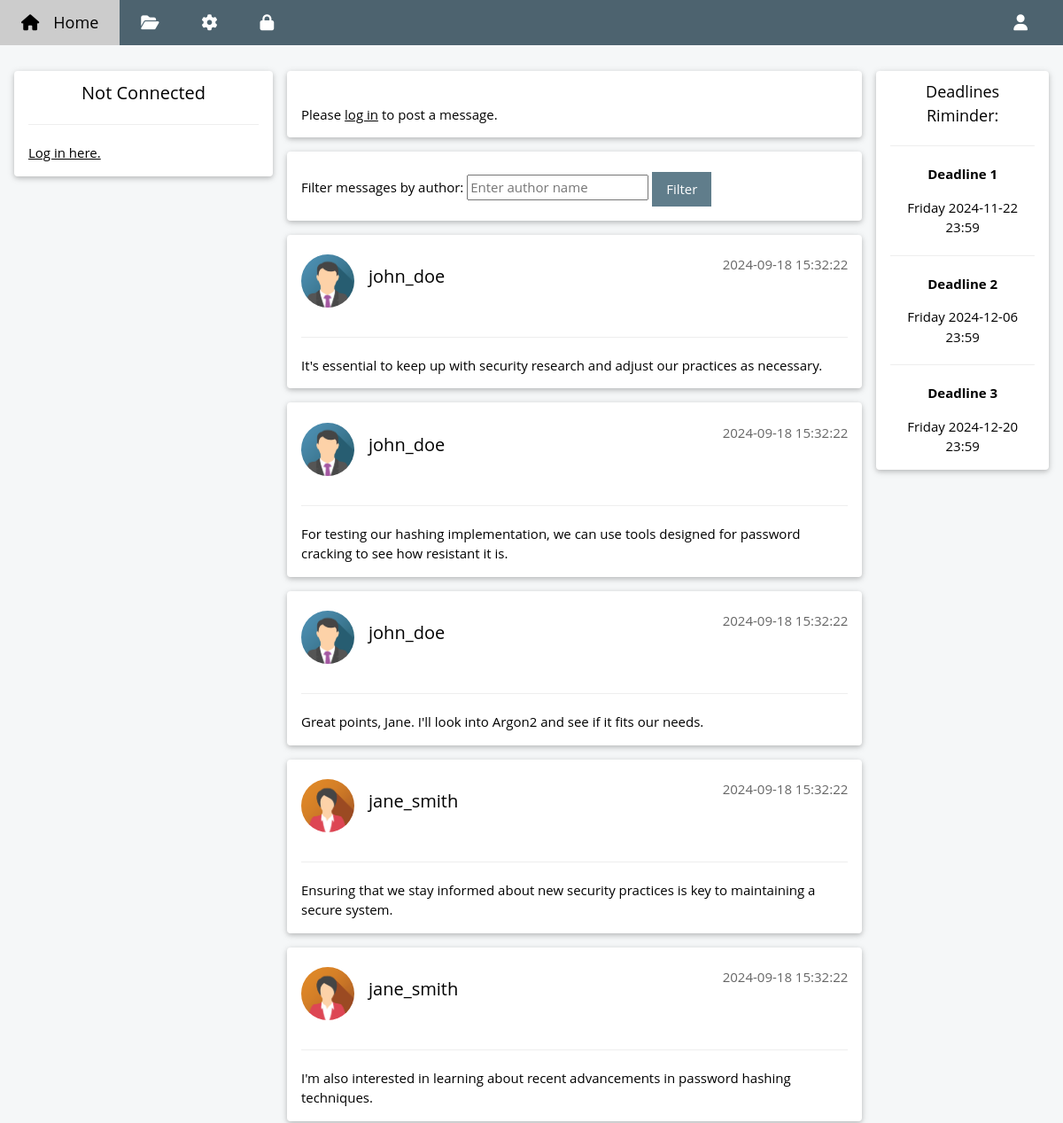
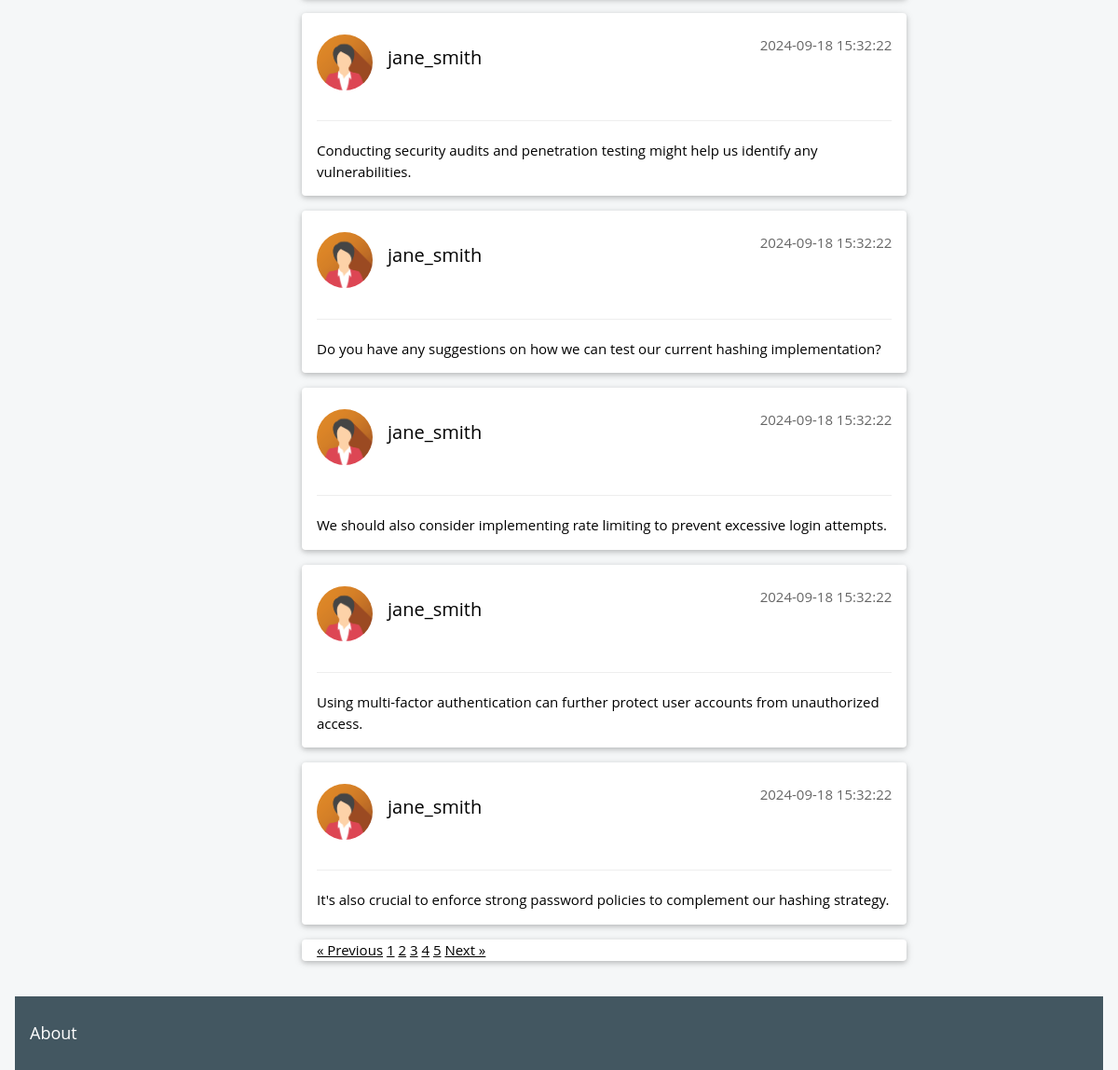
The page /index.php?page=3&limit=10 on the database its author committed (2 pictures, top to bottom).
### tables this page shows
CREATE TABLE `messages` (
  `id` int(11) NOT NULL,
  `authorid` int(11) NOT NULL,
  `content` text NOT NULL,
  `date` datetime DEFAULT CURRENT_TIMESTAMP
);

CREATE TABLE `userinfos` (
  `userid` int(11) NOT NULL,
  `birthdate` date DEFAULT NULL,
  `location` varchar(100) DEFAULT NULL,
  `bio` text,
  `avatar` varchar(100) NOT NULL
);

CREATE TABLE `users` (
  `id` int(11) NOT NULL,
  `login` varchar(50) NOT NULL,
  `email` varchar(100) NOT NULL,
  `pwhash` varchar(255) NOT NULL
);

### web/message_board.php (the view, shortened to what this page needs)
<?php
	include 'db_connect.php';
	$limit = isset($_GET['limit']) ? $_GET['limit'] : 10;
	$page = isset($_GET['page']) ? $_GET['page'] : 1;
	$offset = ($page - 1) * $limit;
	if(isset($_GET['filter']) && strlen($_GET['filter']) > 0) {
		$sql2 = "SELECT m.id, m.content, m.date, u.login, i.avatar FROM messages m JOIN users u ON m.authorid = u.id JOIN userinfos i ON u.id = i.userid WHERE u.login='" . $_GET['filter'] . "' ORDER BY date DESC, id DESC LIMIT " . $limit . " OFFSET " . $offset . "";
	} else {
		$sql2 = "SELECT m.id, m.content, m.date, u.login, i.avatar FROM messages m JOIN users u ON m.authorid = u.id JOIN userinfos i ON u.id = i.userid ORDER BY date DESC, id DESC LIMIT " . $limit . " OFFSET " . $offset . "";
	}
	$result = $conn->query($sql2);
	$messages = [];
	if ($result->num_rows > 0) {
		  while($row = $result->fetch_assoc()) {
		      $messages[] = $row;
		  }
	} else {
		  echo "No messages found.";
	}
	$result = $conn->query("SELECT COUNT(*) as total FROM messages");
	$row = $result->fetch_assoc();
	$totalMessages = $row['total'];
	$totalPages = ceil($totalMessages / $limit);
?>
<?php if (isset($_SESSION['user_id'])): ?>
		<div class="w3-container w3-card w3-white w3-round w3-margin-right w3-margin-left w3-margin-bottom"><br>
  		<form action="index.php" method="post">
			  <h6 class="w3-opacity">Publish a message on the public board:</h6>
			  <textarea name="content" contenteditable="true" class="w3-border w3-padding"  style="width: 100%; box-sizing: border-box;" required>Your message.</textarea><br />
			  <div class="w3-margin"></div>
			  <button type="submit" class="w3-button w3-theme w3-padding"><i class="fa fa-pencil"></i>  Post</button>
			  <div class="w3-margin"></div>
  		</form>
    </div>
<?php else: ?>
		<div class="w3-container w3-card w3-white w3-round w3-margin-right w3-margin-left w3-margin-bottom"><br>
			<p>Please <a href="connexion.php">log in</a> to post a message.</p>
		</div>
<?php endif; ?>
		<div class="w3-container w3-card w3-white w3-round w3-margin"><br>
			<form action="index.php" method="GET">
		      <label for="filter">Filter messages by author:</label>
		      <input type="text" id="filter" name="filter" placeholder="Enter author name">
		      <button type="submit" class="w3-button w3-theme w3-padding">Filter</button>
		  </form>
    </div>
<?php foreach ($messages as $msg): ?>
		<div class="w3-container w3-card w3-white w3-round w3-margin"><br>
					<img src="<?php echo $msg['avatar']; ?>" alt="Avatar" class="w3-left w3-circle w3-margin-right" style="width:60px">
					<span class="w3-right w3-opacity"><?php echo htmlspecialchars($msg['date']); ?></span>
					<h4><?php echo htmlspecialchars($msg['login']); ?></h4><br>
					<hr class="w3-clear">
					<p>
        		<?php echo $msg['content']; ?>
        	</p>
    </div>
<?php endforeach; ?>
<div class="w3-container w3-card w3-white w3-round w3-margin">
    <?php if ($page > 1): ?>
        <a href="index.php?page=<?php echo $page - 1; ?>&limit=10">&laquo; Previous</a>
    <?php endif; ?>
    <?php for ($i = 1; $i <= $totalPages; $i++): ?>
        <a href="index.php?page=<?php echo $i; ?>&limit=10" class="<?php echo ($i == $page) ? 'active' : ''; ?>"><?php echo $i; ?></a>
    <?php endfor; ?>
    <?php if ($page < $totalPages): ?>
        <a href="index.php?page=<?php echo $page + 1; ?>&limit=10">Next &raquo;</a>
    <?php endif; ?>
</div>

### web/style/w3.css (style rules this page uses)
*,*:before,*:after { box-sizing:inherit }
html { -ms-text-size-adjust:100%;-webkit-text-size-adjust:100% }
body { margin:0 }
a { background-color:transparent }
img { border-style:none }
hr { box-sizing:content-box;height:0;overflow:visible }
button,input,select,textarea,optgroup { font:inherit;margin:0 }
button,input { overflow:visible }
button,select { text-transform:none }
button,[type=button],[type=reset],[type=submit] { -webkit-appearance:button }
html,body { font-family:Verdana,sans-serif;font-size:15px;line-height:1.5 }
html { overflow-x:hidden }
h4 { font-size:20px }
h1,h2,h3,h4,h5,h6 { font-family:"Segoe UI",Arial,sans-serif;font-weight:400;margin:10px 0 }
hr { border:0;border-top:1px solid #eee;margin:20px 0 }
img { vertical-align:middle }
a { color:inherit }
.w3-btn,.w3-button { border:none;display:inline-block;padding:8px 16px;vertical-align:middle;overflow:hidden;text-decoration:none;color:inherit;background-color:inherit;text-align:center;cursor:pointer;white-space:nowrap }
.w3-btn,.w3-button { -webkit-touch-callout:none;-webkit-user-select:none;-khtml-user-select:none;-moz-user-select:none;-ms-user-select:none;user-select:none }
.w3-container:after,.w3-container:before,.w3-panel:after,.w3-panel:before,.w3-row:after,.w3-row:before,.w3-row-padding:after,.w3-row-padding:before, .w3-cell-row:before,.w3-cell-row:after,.w3-clear:after,.w3-clear:before,.w3-bar:before,.w3-bar:after { content:"";display:table;clear:both }
.w3-circle { border-radius:50% }
.w3-round,.w3-round-medium { border-radius:4px }
.w3-container,.w3-panel { padding:0.01em 16px }
.w3-card,.w3-card-2 { box-shadow:0 2px 5px 0 rgba(0,0,0,0.16),0 2px 10px 0 rgba(0,0,0,0.12) }
.w3-opacity,.w3-hover-opacity:hover { opacity:0.60 }
.w3-margin { margin:16px!important }
.w3-margin-bottom { margin-bottom:16px!important }
.w3-margin-left { margin-left:16px!important }
.w3-margin-right { margin-right:16px!important }
.w3-padding { padding:8px 16px!important }
.w3-left { float:left!important }
.w3-right { float:right!important }
.w3-white,.w3-hover-white:hover { color:#000!important;background-color:#fff!important }

### web/style/w3-theme-blue-grey.css (style rules this page uses)
.w3-theme-l5 { color:#000 !important; background-color:#f5f7f8 !important }
.w3-theme { color:#fff !important; background-color:#607d8b !important }

### web/style/css/brands.css (style rules this page uses)
:root, :host { --fa-style-family-brands: 'Font Awesome 6 Brands'; --fa-font-brands: normal 400 1em/1 'Font Awesome 6 Brands'; }

### web/style/css/solid.css (style rules this page uses)
:root, :host { --fa-style-family-classic: 'Font Awesome 6 Free'; --fa-font-solid: normal 900 1em/1 'Font Awesome 6 Free'; }

### web/index.php (style rules this page uses)
html, body, h1, h2, h3, h4, h5 { font-family: "Open Sans", sans-serif }

### rows shown on the page
messages: userinfos.avatar (picture), date "2024-09-18 15:32:22", authorid.login "john_doe", content "It's essential to keep up with security research and adjust our practices as necessary."
messages: userinfos.avatar (picture), date "2024-09-18 15:32:22", authorid.login "john_doe", content "For testing our hashing implementation, we can use tools designed for password cracking to see how resistant it is."
messages: userinfos.avatar (picture), date "2024-09-18 15:32:22", authorid.login "john_doe", content "Great points, Jane. I'll look into Argon2 and see if it fits our needs."
messages: userinfos.avatar (picture), date "2024-09-18 15:32:22", authorid.login "jane_smith", content "Ensuring that we stay informed about new security practices is key to maintaining a secure system."
messages: userinfos.avatar (picture), date "2024-09-18 15:32:22", authorid.login "jane_smith", content "I'm also interested in learning about recent advancements in password hashing techniques."
messages: userinfos.avatar (picture), date "2024-09-18 15:32:22", authorid.login "jane_smith", content "Conducting security audits and penetration testing might help us identify any vulnerabilities."
messages: userinfos.avatar (picture), date "2024-09-18 15:32:22", authorid.login "jane_smith", content "Do you have any suggestions on how we can test our current hashing implementation?"
messages: userinfos.avatar (picture), date "2024-09-18 15:32:22", authorid.login "jane_smith", content "We should also consider implementing rate limiting to prevent excessive login attempts."
messages: userinfos.avatar (picture), date "2024-09-18 15:32:22", authorid.login "jane_smith", content "Using multi-factor authentication can further protect user accounts from unauthorized access."
messages: userinfos.avatar (picture), date "2024-09-18 15:32:22", authorid.login "jane_smith", content "It's also crucial to enforce strong password policies to complement our hashing strategy."
